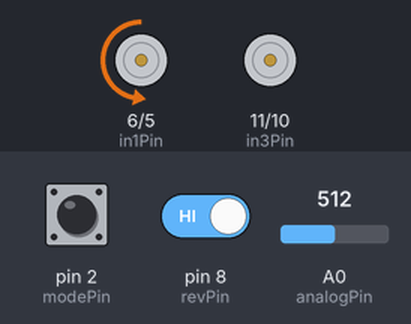
A sketch run on a simulated Arduino Uno, built with avr-gcc and run on an emulated ATmega328P. Parts: motor-driver pin pairs drawn as motors (green arrow = first pin HIGH = forward, orange = second pin HIGH = backward, longer = more drive, scaled by the enable pin). The inputs (shaded band) are chosen by the test bench; at power-on: pin 2 (modePin) LOW, A0 (analogPin) = 512, pin 8 (revPin) HIGH.

Above: at 1.2 s.
1.3 s: pin 2 (modePin) pulled HIGH for 0.15 s
At 2.6 s:
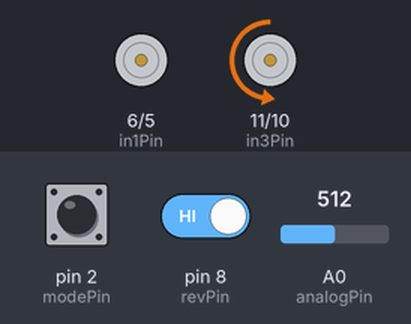
3.0 s: A0 (analogPin) set to 716
At 3.7 s:
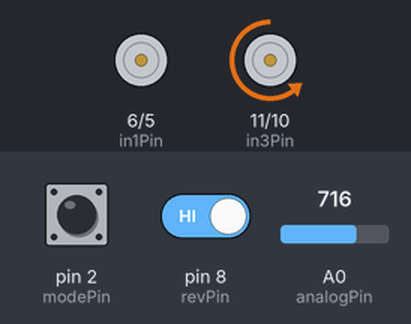
4.5 s: pin 8 (revPin) driven LOW
At 4.8 s:
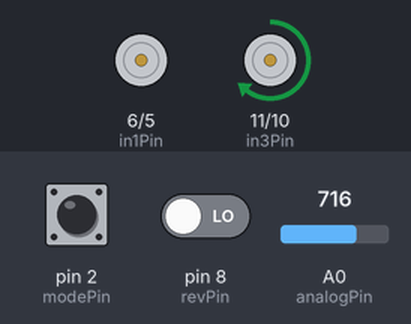
6.0 s: A0 (analogPin) set to 900
At 7.2 s:
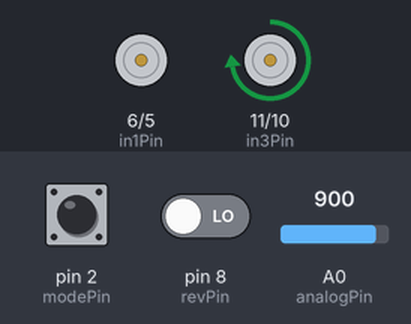
7.5 s: pin 2 (modePin) pulled HIGH for 1 s
At 9.4 s:
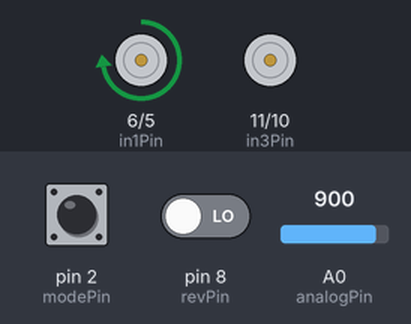
10.0 s: pin 8 (revPin) driven HIGH
At 11.4 s:
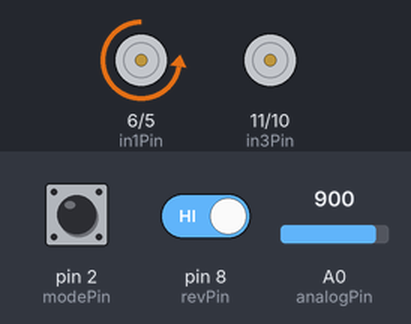
Timing chart, 0 to 12.5 s (numbered marks = the images above; inputs shaded):
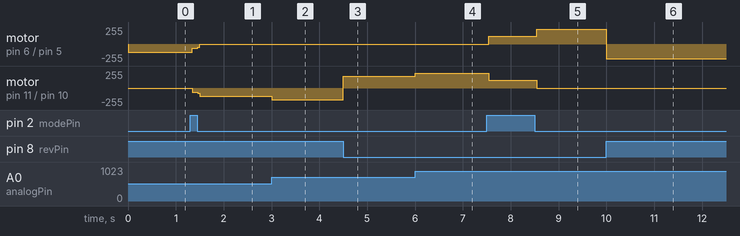

The sketch:

LegoPowerFunctionsMotorAndServo.ino
```cpp
int analogPin = 0;
int modePin = 2;
int revPin = 8;
int enAPin = 7;
int in1Pin = 6;
int in2Pin = 5;
int enBPin = 12;
int in3Pin = 11;
int in4Pin = 10;
int val = 0;
bool rev = false;
bool mode = false;

void setup() {
  Serial.begin(9600);
  pinMode(modePin, INPUT);
  pinMode(revPin, INPUT);
  pinMode(enAPin, OUTPUT);
  pinMode(in1Pin, OUTPUT);
  pinMode(in2Pin, OUTPUT);
  pinMode(enBPin, OUTPUT);
  pinMode(in3Pin, OUTPUT);
  pinMode(in4Pin, OUTPUT);
  digitalWrite(enAPin, LOW);

}

void loop() {
  val = analogRead(analogPin);
  val = map(val, 0, 1023, 0, 255);
  //mode = digitalRead(modePin);
  rev = digitalRead(revPin);
  if (digitalRead(modePin) == HIGH) {
    mode = !mode;
  }


  if (mode == false) {
    if (rev == false) {
      digitalWrite(enAPin, HIGH);
      digitalWrite(enBPin, LOW);
      analogWrite(in1Pin, val);
      digitalWrite(in2Pin, LOW);
    }
    if (rev == true) {
      digitalWrite(enAPin, HIGH);
      digitalWrite(enBPin, LOW);
      digitalWrite(in1Pin, LOW);
      analogWrite(in2Pin, val);
    }
  }

  else if (mode == true) {
      if (rev == false) {
      digitalWrite(enBPin, HIGH);
      digitalWrite(enAPin, LOW);
      analogWrite(in3Pin, val);
      digitalWrite(in4Pin, LOW);
    }
    if (rev == true) {
      digitalWrite(enBPin, HIGH);
      digitalWrite(enAPin, LOW);
      digitalWrite(in3Pin, LOW);
      analogWrite(in4Pin, val);
    }
  }
}
```

Measured:
- after the input at 1.3 s, motor on pin 6 (in1Pin) / pin 5 (in2Pin): backward 127/255 → backward 65/255 at once, → stopped 0.12 s later; motor on pin 11 (in3Pin) / pin 10 (in4Pin): stopped → backward 65/255 at once, → backward 127/255 0.12 s later
- after the input at 3.0 s, motor on pin 11 (in3Pin) / pin 10 (in4Pin): backward 127/255 → backward 178/255 at once
- after the input at 4.5 s, motor on pin 11 (in3Pin) / pin 10 (in4Pin): backward 178/255 → forward 178/255 at once
- after the input at 6.0 s, motor on pin 11 (in3Pin) / pin 10 (in4Pin): forward 178/255 → forward 224/255 at once
- after the input at 7.5 s, motor on pin 6 (in1Pin) / pin 5 (in2Pin): stopped → forward 114/255 at once, → forward 224/255 1.0 s later; motor on pin 11 (in3Pin) / pin 10 (in4Pin): forward 224/255 → forward 114/255 at once, → stopped 1.0 s later
- after the input at 10.0 s, motor on pin 6 (in1Pin) / pin 5 (in2Pin): forward 224/255 → backward 224/255 at once
